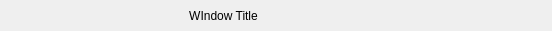
<?xml version="1.0" encoding="UTF-8"?>
<ui version="4.0">
 <class>TitleBar</class>
 <widget class="QWidget" name="TitleBar">
  <property name="geometry">
   <rect>
    <x>0</x>
    <y>0</y>
    <width>552</width>
    <height>31</height>
   </rect>
  </property>
  <property name="sizePolicy">
   <sizepolicy hsizetype="Expanding" vsizetype="Fixed">
    <horstretch>0</horstretch>
    <verstretch>0</verstretch>
   </sizepolicy>
  </property>
  <property name="minimumSize">
   <size>
    <width>0</width>
    <height>31</height>
   </size>
  </property>
  <property name="maximumSize">
   <size>
    <width>16777215</width>
    <height>31</height>
   </size>
  </property>
  <property name="styleSheet">
   <string notr="true">QMenuBar {
  background-color: transparent;
  height: 23px;
}

#iconButton, #minimizeButton, #maximizeButton, #closeButton {
  border-style: none;
  background-color: transparent;
}

#minimizeButton:hover, #maximizeButton:hover {
  background-color: #80c7c7c7;
}

#minimizeButton:pressed, #maximizeButton:pressed {
  background-color: #80808080;
}

#closeButton:hover {
  background-color: #e81123;
  icon: url(:/images/button_close_white.svg);
}

#closeButton:pressed {
  background-color: #8c0a15;
}</string>
  </property>
  <layout class="QHBoxLayout" name="horizontalLayout">
   <property name="spacing">
    <number>0</number>
   </property>
   <property name="leftMargin">
    <number>0</number>
   </property>
   <property name="topMargin">
    <number>0</number>
   </property>
   <property name="rightMargin">
    <number>0</number>
   </property>
   <property name="bottomMargin">
    <number>0</number>
   </property>
   <item>
    <widget class="QPushButton" name="iconButton">
     <property name="sizePolicy">
      <sizepolicy hsizetype="Fixed" vsizetype="Fixed">
       <horstretch>0</horstretch>
       <verstretch>0</verstretch>
      </sizepolicy>
     </property>
     <property name="minimumSize">
      <size>
       <width>30</width>
       <height>30</height>
      </size>
     </property>
     <property name="maximumSize">
      <size>
       <width>30</width>
       <height>30</height>
      </size>
     </property>
     <property name="focusPolicy">
      <enum>Qt::NoFocus</enum>
     </property>
     <property name="iconSize">
      <size>
       <width>24</width>
       <height>24</height>
      </size>
     </property>
    </widget>
   </item>
   <item>
    <spacer name="horizontalSpacer_2">
     <property name="orientation">
      <enum>Qt::Horizontal</enum>
     </property>
     <property name="sizeHint" stdset="0">
      <size>
       <width>40</width>
       <height>20</height>
      </size>
     </property>
    </spacer>
   </item>
   <item>
    <widget class="QLabel" name="titleLabel">
     <property name="sizePolicy">
      <sizepolicy hsizetype="MinimumExpanding" vsizetype="Preferred">
       <horstretch>0</horstretch>
       <verstretch>0</verstretch>
      </sizepolicy>
     </property>
     <property name="font">
      <font>
       <family>Segoe UI</family>
       <pointsize>9</pointsize>
      </font>
     </property>
     <property name="text">
      <string>WIndow Title</string>
     </property>
     <property name="alignment">
      <set>Qt::AlignCenter</set>
     </property>
    </widget>
   </item>
   <item>
    <spacer name="horizontalSpacer">
     <property name="orientation">
      <enum>Qt::Horizontal</enum>
     </property>
     <property name="sizeHint" stdset="0">
      <size>
       <width>40</width>
       <height>20</height>
      </size>
     </property>
    </spacer>
   </item>
   <item>
    <widget class="QPushButton" name="minimizeButton">
     <property name="sizePolicy">
      <sizepolicy hsizetype="Fixed" vsizetype="Fixed">
       <horstretch>0</horstretch>
       <verstretch>0</verstretch>
      </sizepolicy>
     </property>
     <property name="minimumSize">
      <size>
       <width>45</width>
       <height>30</height>
      </size>
     </property>
     <property name="maximumSize">
      <size>
       <width>45</width>
       <height>30</height>
      </size>
     </property>
     <property name="focusPolicy">
      <enum>Qt::NoFocus</enum>
     </property>
     <property name="contextMenuPolicy">
      <enum>Qt::NoContextMenu</enum>
     </property>
     <property name="toolTip">
      <string>Minimize</string>
     </property>
     <property name="icon">
      <iconset resource="../images.qrc">
       <normaloff>:/images/button_minimize_black.svg</normaloff>:/images/button_minimize_black.svg</iconset>
     </property>
     <property name="iconSize">
      <size>
       <width>45</width>
       <height>30</height>
      </size>
     </property>
    </widget>
   </item>
   <item>
    <widget class="QPushButton" name="maximizeButton">
     <property name="sizePolicy">
      <sizepolicy hsizetype="Fixed" vsizetype="Fixed">
       <horstretch>0</horstretch>
       <verstretch>0</verstretch>
      </sizepolicy>
     </property>
     <property name="minimumSize">
      <size>
       <width>45</width>
       <height>30</height>
      </size>
     </property>
     <property name="maximumSize">
      <size>
       <width>45</width>
       <height>30</height>
      </size>
     </property>
     <property name="focusPolicy">
      <enum>Qt::NoFocus</enum>
     </property>
     <property name="contextMenuPolicy">
      <enum>Qt::NoContextMenu</enum>
     </property>
     <property name="toolTip">
      <string>Maximize</string>
     </property>
     <property name="icon">
      <iconset resource="../images.qrc">
       <normaloff>:/images/button_maximize_black.svg</normaloff>
       <normalon>:/images/button_restore_black.svg</normalon>:/images/button_maximize_black.svg</iconset>
     </property>
     <property name="iconSize">
      <size>
       <width>45</width>
       <height>30</height>
      </size>
     </property>
     <property name="checkable">
      <bool>true</bool>
     </property>
    </widget>
   </item>
   <item>
    <widget class="QPushButton" name="closeButton">
     <property name="sizePolicy">
      <sizepolicy hsizetype="Fixed" vsizetype="Fixed">
       <horstretch>0</horstretch>
       <verstretch>0</verstretch>
      </sizepolicy>
     </property>
     <property name="minimumSize">
      <size>
       <width>45</width>
       <height>30</height>
      </size>
     </property>
     <property name="maximumSize">
      <size>
       <width>45</width>
       <height>30</height>
      </size>
     </property>
     <property name="focusPolicy">
      <enum>Qt::NoFocus</enum>
     </property>
     <property name="contextMenuPolicy">
      <enum>Qt::NoContextMenu</enum>
     </property>
     <property name="toolTip">
      <string>Close</string>
     </property>
     <property name="icon">
      <iconset resource="../images.qrc">
       <normaloff>:/images/button_close_black.svg</normaloff>:/images/button_close_black.svg</iconset>
     </property>
     <property name="iconSize">
      <size>
       <width>45</width>
       <height>30</height>
      </size>
     </property>
    </widget>
   </item>
  </layout>
 </widget>
 <layoutdefault spacing="6" margin="11"/>
 <resources>
  <include location="../images.qrc"/>
 </resources>
 <connections/>
</ui>
